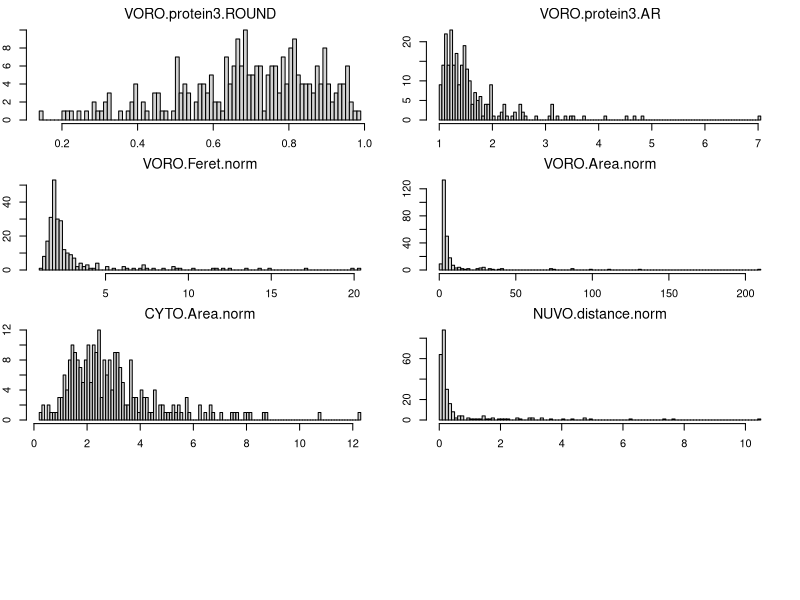
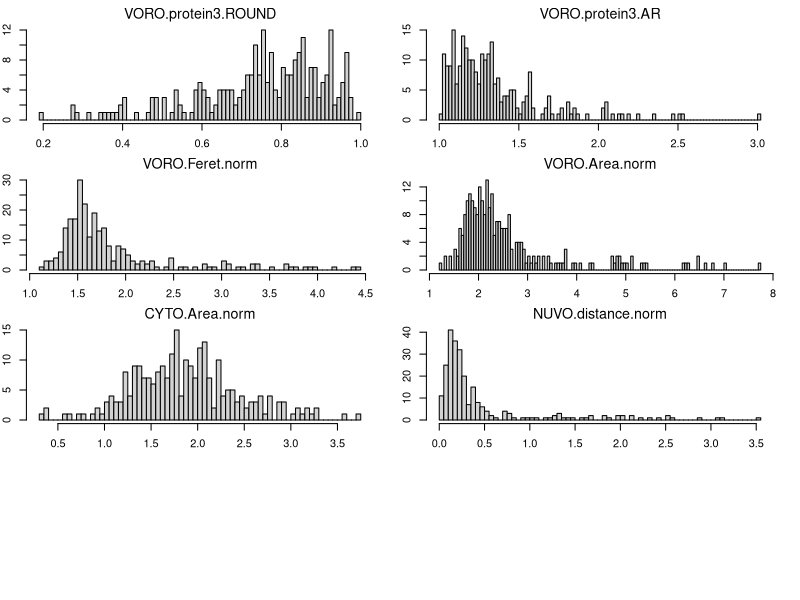
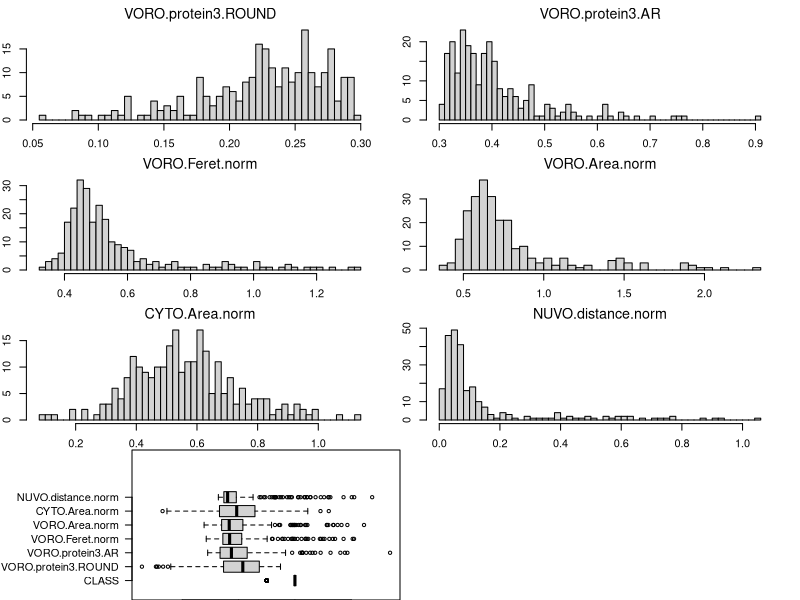

R code for these plots, in order:
## ---- chunk 1
knitr::opts_chunk$set(echo = TRUE)
## ---- chunk 2

## LOAD THE DATA

WD = '/Users/Remi/Dropbox/1_WORK/2015/4_PROJECTS/1_SOFTWARE/IMAGEJ_LIB/CELL SIGNALING ANALYSIS/CODE/2_CLASSIFY/BORDERCELLS/DATA_PREPARATION'

setwd(WD)

d0 <- read.delim("4_data_training.txt")

# exclude the text
d1 = d0[,1:length(d0)]



## ---- chunk 3
par(mfrow=c(4,2))
par(mar = rep(2, 4))
dd_mtx =data.matrix(d1, rownames.force = NA)
n_col = dim(dd_mtx)[2]
for(i in 2:n_col){
  hist(dd_mtx[,i],100,main=names(d1)[i], cex.axis=1, font.main=1, cex.main=1.3)
}

## ---- chunk 4
par(mfrow=c(4,2))
par(mar = rep(2, 4))
dd_mtx =log(data.matrix(d1, rownames.force = NA)+1,2)
n_col = dim(dd_mtx)[2]
for(i in 2:n_col){
  hist(dd_mtx[,i],100,main=names(d1)[i], cex.axis=1, font.main=1, cex.main=1.3)
}


## ---- chunk 5
d2 =d1
n_col = dim(dd_mtx)[2]
for(i in 2:n_col){
  a = d2[,i]
  d2[,i] =log(a+1,10)
}

par(mfrow=c(4,2))
par(mar = rep(2, 4))
dd_mtx =data.matrix(d2, rownames.force = NA)
n_col = dim(dd_mtx)[2]
for(i in 2:n_col){
  hist(dd_mtx[,i],50,main=names(d2)[i], cex.axis=1, font.main=1, cex.main=1.3)
}

## ---- chunk 6

dd = d2
FEATURES_MEAN = apply(data.matrix(dd),2,mean)
FEATURES_STDEV = apply(data.matrix(dd),2,sd)
for(i in 2:dim(dd)[2]){
  dd[,i]= (dd[,i] - FEATURES_MEAN[i])/ FEATURES_STDEV[i]
}

d3 = dd
dd =data.matrix(dd)
op <- par(mar = c(0,10,0,0))
boxplot(dd, horizontal=TRUE, las=2, cex.axis = 1, xlim=c(0,10))
par(op)
## ---- chunk 7

write.table(d3, file = "5_data_training_transf.txt", sep = "\t", quote=FALSE, row.names=FALSE, col.names = colnames(d3))
write.table(as.data.frame(FEATURES_MEAN) , file = "6_data_training_param_MEAN.txt", sep = "\t", quote=FALSE, row.names=T)
write.table(as.data.frame(FEATURES_STDEV), file = "7_data_training_param_STDEV.txt", sep = "\t", quote=FALSE, row.names=T)

